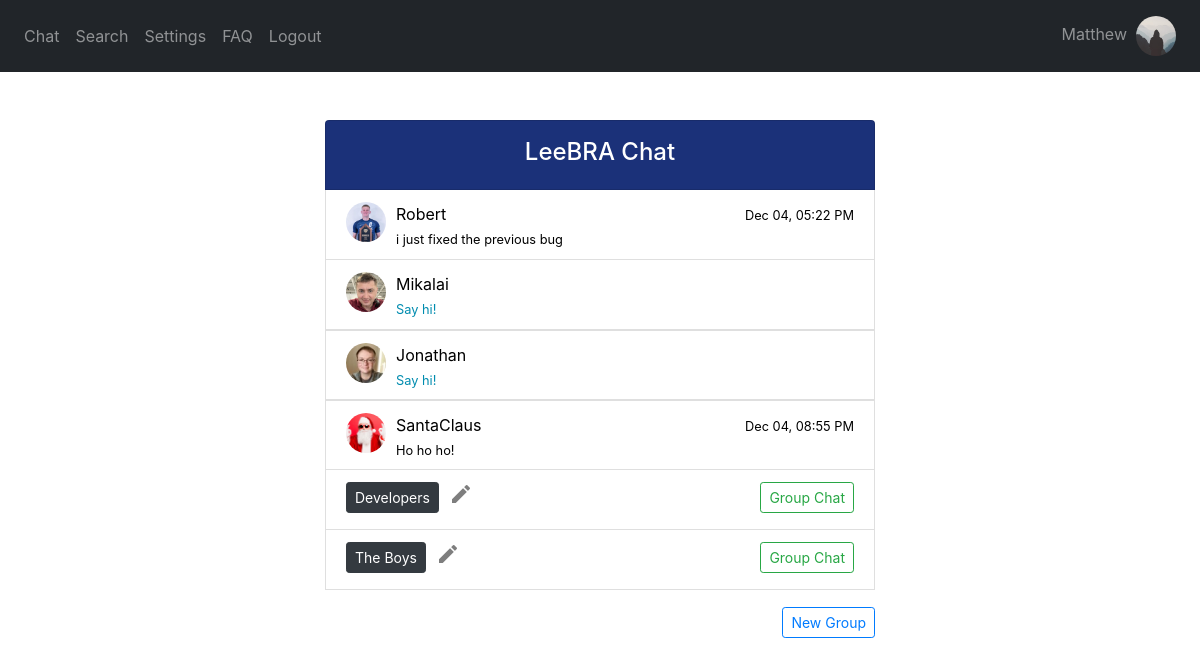
Screenshot of / (signed in) with the database file from the repository.
### website/models.py (models this page shows)
class User(db.Model, UserMixin):
    username = db.Column(db.String(150), unique=True)
    password = db.Column(db.String(150))
    answer = db.Column(db.String(150)) # security word
    question = db.Column(db.String(150)) # security question
    text_color = db.Column(db.String(20), default='Black') # message text color
    text_size = db.Column(db.String(20), default='Medium') # message text size
    background = db.Column(db.String(20), default='White') # background color
    status = db.Column(db.String(150))
    messages = db.relationship('Message')
    friends_list = db.relationship('Friend')
    block_list = db.relationship('Block')
    request_list = db.relationship('Request')
    id = db.Column(db.Integer, primary_key=True)
    groups = db.relationship('Group', secondary=user_groups, backref=db.backref('members', lazy='dynamic'))
    image_file = db.Column(db.String(20), nullable=False, default='default.jpg')

class Friend(db.Model):
    id = db.Column(db.Integer, primary_key=True)
    user_id = db.Column(db.Integer, db.ForeignKey('user.id')) #one-to-many relationship
    friend_id = db.Column(db.Integer)
    friend_name = db.Column(db.String(10000))

class Message(db.Model):
    id = db.Column(db.Integer, primary_key=True)
    data = db.Column(db.String(10000))
    date = db.Column(db.DateTime(timezone=True), default=func.now(tz=pytz.timezone('US/Eastern')))
    user_id = db.Column(db.Integer, db.ForeignKey('user.id')) #one-to-many relationship
    recipient_id = db.Column(db.Integer)
    group_id = db.Column(db.Integer)

class Group(db.Model):
    group_id = db.Column(db.Integer, primary_key=True)
    group_name = db.Column(db.String(20))

### website/views.py (the view)
@views.route('/', methods = ['GET', 'POST'])
@login_required
def chat():
    return render_template("chat_menu.html", User = User, user = current_user, username = current_user.username,
        Message = Message, desc = desc, redirect = redirect, and_ = and_, or_ = or_, datetime = datetime)

### website/__init__.py (called while the page is built)
def create_app():
    app = Flask(__name__)
    app.config['SECRET_KEY'] = 'wadkjwlajda'
    app.config['SQLALCHEMY_DATABASE_URI'] = f'sqlite:///{DB_NAME}'
    db.init_app(app)
    from .views import views
    from .auth import auth
    from .group_views import group_views
    app.register_blueprint(views, url_prefix='/')
    app.register_blueprint(auth, url_prefix='/')
    app.register_blueprint(group_views, url_prefix='/')
    from .models import User, Message
    create_database(app)
    login_manager = LoginManager()
    login_manager.login_view = 'auth.login'
    login_manager.init_app(app)
    @login_manager.user_loader
    def load_user(id):
        return User.query.get(int(id))
    return app

### website/templates/chat_menu.html (shortened to what this page needs)
{% extends "base.html" %} {% block title %}Chat{% endblock %} {% block content
    %}
<br />
<div style =   "position: fixed;
                right: 0;
                left: 0;
                margin-right: auto;
                margin-left: auto;
                min-height: 10em;
                max-width: 550px;">
    <li style="height: 70px; background-color:rgb(27, 49, 121)" class="list-group-item"><h4 style="color:white; padding-top:5px" align="center">LeeBRA Chat</h4></li>
    {% if user.friends_list %}
        {% for friend in user.friends_list %}
            <li style="height: 70px" class="list-group-item">
                    <div style="float: left; width: 40px">
                        {% set friend_data = User.query.filter(User.id == friend.friend_id).first_or_404() %}
                    <a href="/profile/{{friend_data.username}}">
                        <img id='cornerpic' style="width:40px" class="rounded-circle account-img" src="{{ url_for('static', filename='profile_pics/' + friend_data.image_file) }}"></a>
                    </div>
                    <a style="float:top; padding-bottom: 10px; color: black" class="nav-item" href="/chat/{{friend_data.username}}"><div>
                    <div style="float:left; padding-left: 10px;">{{friend_data.username}}</div>
                    {% set most_recent = Message.query.order_by(desc(Message.id)).filter(or_(and_(Message.user_id == current_user.id, Message.recipient_id == friend.friend_id), and_(Message.recipient_id == current_user.id, Message.user_id == friend.friend_id))).first() %}
                    {% if most_recent %}
                    {% set time = datetime.timedelta(hours=5) %}
                    <div align="right">
                        {% if (most_recent.date - datetime.datetime.now()).days < 0 %}
                        <div style="float:right"><small>{{(most_recent.date - time).strftime('%b %d, %I:%M %p')}}</small></div>
                        {% elif (most_recent.date - datetime.datetime.now()).days == -1 %}
                            <div style="float:right"><small>{{(message.date - time).strftime('Yesterday, %I:%M %p')}}</small></div>
                        {% else %}
                            <div style="float:right"><small>{{(most_recent.date - time).strftime('%I:%M %p')}}</small></div>
                        {% endif %}
                    </div>
                    <div style="float:left; padding-left: 10px; width: 450px; overflow:hidden; white-space: nowrap; text-overflow: ellipsis;">
                        <small>
                        {% if most_recent.user_id == current_user.id %}
                            You: {{ Message.query.order_by(desc(Message.id)).filter(and_(Message.user_id == current_user.id, Message.recipient_id == friend.friend_id)).first().data }}
                        {% else %}
                            {{ Message.query.order_by(desc(Message.id)).filter(and_(Message.recipient_id == current_user.id, Message.user_id == friend.friend_id)).first().data }}
                        {% endif %}
                        </small>
                    </a></div>
                        <br/>
                    </div>
                    {% else %}
                    <div style="float:left; padding-left: 10px; width: 450px; overflow:hidden; white-space: nowrap; text-overflow: ellipsis;">
                        <small style="color: rgb(0, 140, 175)">Say hi!</small>
                    </div>
                    {% endif %}
            </li>
        {% endfor %}
    {% endif %}
    {% if user.groups %}
        {% for specific_group in user.groups %}
            <li style="height: 60px" class="list-group-item">
                <div style="float: left; padding-right: 10px"><a class="btn btn-dark btn-sm" id="chat" href="/group-chat/{{specific_group.group_id}}">{{specific_group.group_name}}</a></div>
                <div style="float: left"><a class="close" id="chat" href="/change-group-name/{{specific_group.group_id}}"><span aria-hidden="true"><i class="material-icons">mode_edit</i></span></a></div>
                <div align="right"><a class="btn btn-outline-success btn-sm" id="chat" href="/group-chat/{{specific_group.group_id}}">Group Chat</a></div>
            </li>
        {% endfor %}
    {% endif %}
    <div style="float: right; padding-top: 3%"><a class="btn btn-outline-primary btn-sm" id="create-group" href="/create-group">New Group</a></div>
{% endblock %}

### website/templates/base.html (shortened to what this page needs)
<!DOCTYPE html>
<html>
  <head>
    <link
      rel="stylesheet"
      href="https://stackpath.bootstrapcdn.com/bootstrap/4.4.1/css/bootstrap.min.css"
    />
    <link
      rel="stylesheet"
      href="https://stackpath.bootstrapcdn.com/font-awesome/4.7.0/css/font-awesome.min.css"
    />
  </head>
  <body>
    <nav class="navbar navbar-expand-lg navbar-dark bg-dark">
      <div class="collapse navbar-collapse" id="navbar">
        <div class="navbar-nav">
          {% if current_user.is_authenticated %}
            <a class="nav-item nav-link" id="chat" href="/">Chat</a>
            <a class="nav-item nav-link" id="search" href="/search">Search</a>
            <a class="nav-item nav-link" id="settings" href="/settings">Settings</a>
            <a class="nav-item nav-link" id="faq" href="/faq">FAQ</a>
            <a class="nav-item nav-link" id="logout" href="/logout">Logout</a>
          {% else %}
            <a class="nav-item nav-link" id="login" href="/login">Log In</a>
            <a class="nav-item nav-link" id="signUp" href="/sign-up">Sign Up</a>
            <a class="nav-item nav-link" id="faq" href="/faq">FAQ</a>
          {% endif %}
        </div>
      </div>
        <div class="navbar-nav">
          {% if current_user.is_authenticated %}
            <a class="nav-item nav-link" id="chat" href="/profile">{{current_user.username}}&nbsp;&nbsp;<img id="cornerpic" style="width: 40px;" class="rounded-circle account-img" src="{{ url_for('static', filename='profile_pics/' + current_user.image_file) }}"></a>
          {% endif %}
        </div>
    </nav>
    <br />
    <div class="container">{% block content %} {% endblock %}</div>
  </body>
</html>

### website/templates/base.html (style rules this page uses)
#cornerpic { object-fit: cover; width:40px; height:40px; }

### website/templates/chat_menu.html (style rules this page uses)
.bg-dark { background-color: #212529!important; }

### rows the page displays
User: username "Matthew", image_file (placeholder picture)
Friend: image_file (picture)
User: username "Robert"
Message: date "Dec 04, 05:22 PM", query.order_by "i just fixed the previous bug"
Friend: image_file (picture), shows "Say hi!"
User: username "Mikalai"
Friend: image_file (picture), shows "Say hi!"
User: username "Jonathan"
Friend: image_file (picture)
User: username "SantaClaus"
Message: date "Dec 04, 08:55 PM", query.order_by "Ho ho ho!"
Group: group_name "Developers"
Group: group_name "The Boys"
